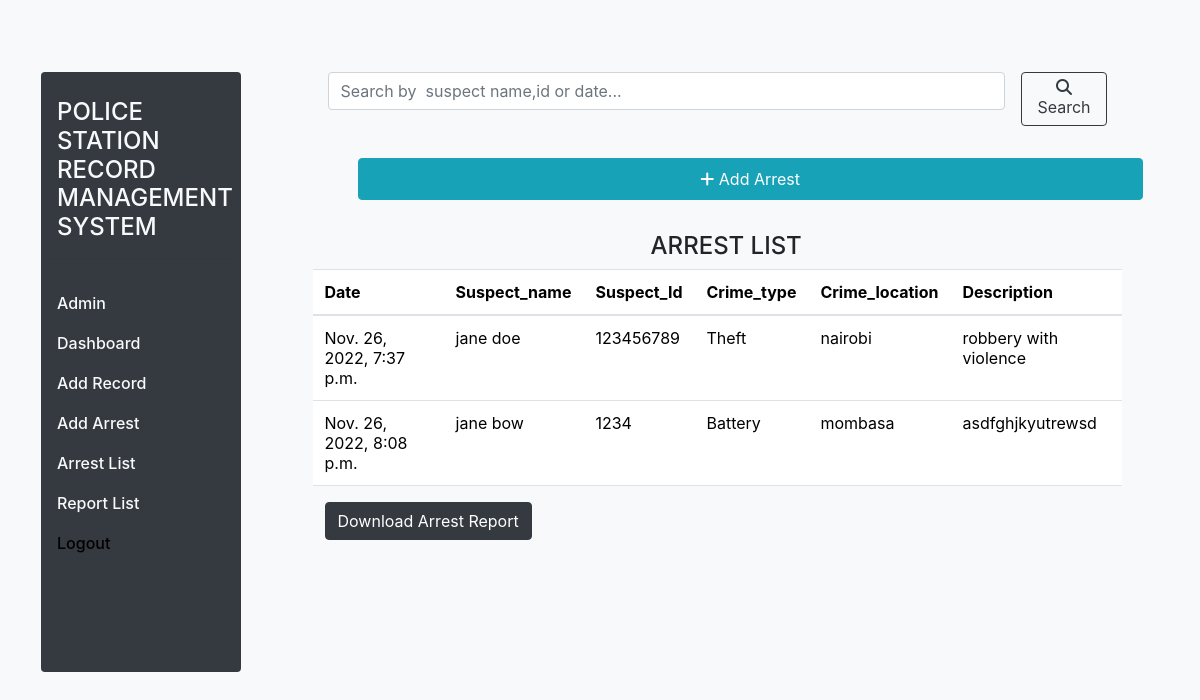
Page /arrest/list (signed in) on the committed database.
### records/models.py (models this page shows)
class Arrest(models.Model):
    arrest_id = models.UUIDField(default=uuid.uuid4, editable=False, unique=True)
    suspect_name = models.CharField(max_length=100)
    suspect_id = models.IntegerField(max_length=8)
    date = models.DateTimeField(auto_now_add=True)
    crime_type = models.ForeignKey(Crime,on_delete=models.CASCADE)
    crime_location = models.CharField(max_length=100)
    description = models.TextField(max_length=100)

class Crime(models.Model):
    name = models.CharField(max_length=100)
    def __str__(self) :
        return self.name

### records/views.py (the view)
# urls.py: path('arrest/list', views.arrest_list, name='arrest_list'),
@login_required(login_url='login')
def arrest_list(request):
    q = request.GET.get('q') if request.GET.get('q') != None else ''
    arrest_list = Arrest.objects.filter(
        Q(suspect_id__icontains=q) |
        Q(suspect_name__icontains=q) |
        Q(date__icontains=q)
    )
    context = {
        'arrest_list': arrest_list,
    }
    return render(request, 'records/arrest_list.html', context)

### records/templates/records/arrest_list.html (shortened to what this page needs)
{% extends 'records/base.html' %} {% load crispy_forms_tags%}
    {% block content %}
    <div class="row">
        <div class="col-md-3 ">
            {% include 'records/sidebar.html'%}
        </div>
        <div class="col-md-8 mt-5">
                <form class="d-flex" method="GET">
                    <input class="form-control me-2" type="text" name="q" placeholder="Search by  suspect name,id or date..." aria-label="Search">
                    <button class="btn btn-outline-dark search ml-2" type="submit"><i class="fa-solid fa-magnifying-glass"></i>Search </button>
                </form>
            <div class="row">
                <div class="row">
                    <a href="{% url 'add_report'%}" class="btn btn-info m-3 ml-5 p-2"><i class="fa fa-plus"></i> Add Arrest</a>
                    <h4 class="text-center ml-4 mt-3">ARREST LIST</h4>
                </div>
                <table class="table  p-2 jumbortron">
                    <thead>
                        <tr>
                            <th scope="col">Date</th>
                            <th scope="col">Suspect_name</th>
                            <th scope="col">Suspect_Id</th>
                            <th scope="col">Crime_type</th>
                            <th scope="col">Crime_location</th>
                            <th scope="col">Description</th>
                        </tr>
                    </thead>
                    <tbody>
                        {% for arrest_list in arrest_list %}
                        <tr>
                            <td scope="row">{{arrest_list.date}}</td>
                            <td scope="row">{{arrest_list.suspect_name}}</td>
                            <td scope="row">{{arrest_list.suspect_id}}</td>
                            <td scope="row">{{arrest_list.crime_type}}</td>
                            <td scope="row">{{arrest_list.crime_location}}</td>
                            <td scope="row">{{arrest_list.description}}</td>
                        </tr>
                     {% empty %}
                     <div class="alert alert-info text-dark m-l ml-4 ">
                         <p class="text-center">Sorry No record available!!</p>
                     </div>
                        {% endfor%}
                    </tbody>
                    </table>
                    <div class="download">
                        <a href="{% url 'arrest-download' %}" class="btn btn-dark">Download Arrest Report</a>
                    </div>
              </div>
        </div>
    </div>
    {% endblock content %}

### records/static/records/dashboard.css (style rules this page uses)
body { font-size: .875rem; }

### rows in the picture
Arrest: date "Nov. 26, 2022, 7:37 p.m.", suspect_name "jane doe", suspect_id "123456789", crime_type "Theft", crime_location "nairobi", description "robbery with violence"
Arrest: date "Nov. 26, 2022, 8:08 p.m.", suspect_name "jane bow", suspect_id "1234", crime_type "Battery", crime_location "mombasa", description "asdfghjkyutrewsd"
